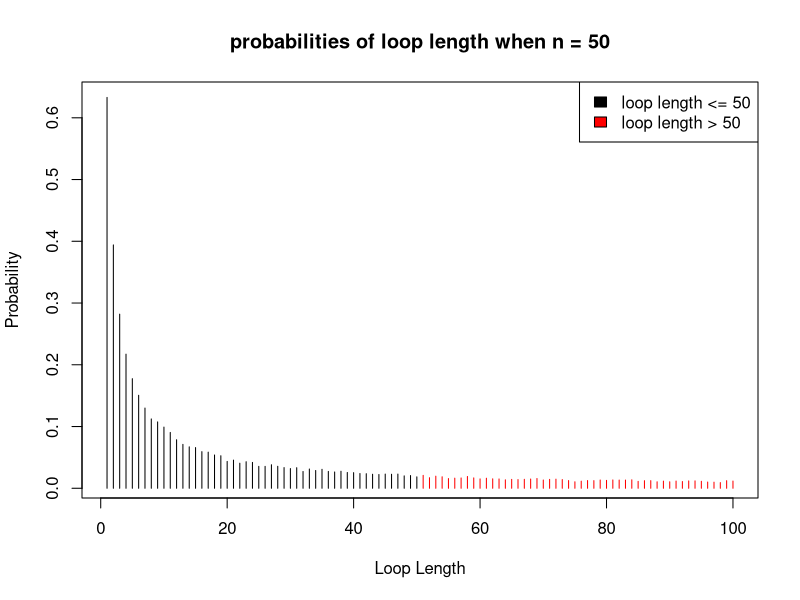

Source code (R):

"
Group member1: Rui Zeng      ID:s2298181
Group member2: Lifu Zheng    ID:s2314868
Group member3: Sihan Liu     ID:s2337553

Github Repo: https://github.com/Rae0519/proj2.git

Contribution:
Task 1, 2, 3 and 4 were completed by Member 3 and Member 2.
Task 5, 6 were completed by Member 1.
We both add comments and integrate the code.
Every group member has made contribution to the final code. We all completed the practical work in our own way.
The proportion of contribution is roughly equal in our group.
"


"
Overview:
The project focuses on the simulation of prisoner problem. The prisoners will have opportunities to be free.
Let assume there are 2n prisoners with their unique numbers. Each prisoner will give a chance to choose n boxes from
2n boxes. Each boxes has a random and unique number card from 1 to 2n. If all 2n prisoners can find their number cards 
successfully by opening a maximum on n boxes, they all go free. It seems that this task is impossible but under a strategy,
prisoners will have a reasonably good chance to have freedom. Let us see how that works and the reason of that. 
"


"
There are three possible strategies to be attempted:

1) The prisoner starts at the box with their number k on it. If card in that box is not their prisoner number, 
   they go to box with that number on previous card, open it and repeat the process until they have either found the card 
   with their number on it, or opened n boxes without finding it.
   
2) As strategy 1, but starting from a randomly selected box.

3) They open n boxes at random, checking each card for their number.
"


"
Fisrtly we need to find the probability of each prisoner to find their card and the probability of all prisoners getting 
free under each strategy.
"


" 
success() is to decide whether the prisoner or prisoners can go free, using loop to traverse 'p' prisoners according to three strategies.

Inputs are n (the half number of prisoner), k (the prisoner’s number), p (the number of prisoners who enter the room), strategy (1, 2 or 3)
The output will the logical object(0/1): whether the prisoner or prisoners go free.

General step:
To determine whether all prisoners find their numbers (card == prisoner[i]) under each strategy, we create a vector 'found' to record (0/1)
whether each prisoner succeeds. If the summation of vector 'found' is equal to the number of prisoners (sum(found) == p), it means prisoners 
who enter the room all find their cards.
"

success <- function(n, k, p, strategy) {  
  prisoner = sample(1:(2 * n))                # random sample of 2n prisoner numbers with no repeat, create the sequence to enter the room
  if (p == 1) {
    prisoner[1] = k                           # if only one prisoner enter, then the first and unique prisoner number is 'k'
  }
  found = rep(0, p)                           # create a p-vector with value zero.
  box = sample(1:(2 * n))                     # random sample of 2n boxes number with no repeat, then cards are randomly placed one in each box.
  
  # strategy 1
  if (strategy == 1) {
    for (i in 1:p) {                          # the loop will stop until 'p' prisoners found they cards
      card = box[prisoner[i]]                 # find the card number in the box of 'prisoner[i]'
      for (time in 1:n) {                     # open at most n boxes
        if (card == prisoner[i]) {            # card number is equal to 'prisoner[i]'
          found[i] = 1                        # successfully find the card
          break                               # end 'time' loop
        }
        card = box[card]                      # otherwise continue to find the card in box of last card number
      }
    }
  }
  
  # strategy 2 
  else if (strategy == 2) {                   # the structure is similar to strategy 1
    for (i in 1:p) {
      card = sample(1:(2 * n), 1)             # decide the first open box randomly, so the card number is random too
      for (time in 1:n) {
        if (card == prisoner[i]) {            
          found[i] = 1                        # Notice: for strategy 2, the loop (e.g the card in box 4 is 5 and the card in box 5 is 4) 
          break                               #         may happen. Under this situation, the prisoner will constantly open box 4 and 5 
        }                                     #         until time n to open boxes. It means he doesn't find his number and is failed.
        card = box[card]
      }
    }
  }
  
  # strategy 3
  else if (strategy == 3) {
    for (i in 1:p) {                                        # random open n boxes is equal to randomly select n numbers in [1, 2n]    
      found[i] = prisoner[i] %in% sample(1:(2*n), n)        # %in% is to check whether the ith prisoner number is in those n selected numbers.
    }                                                       # if 'prisoner[i]' is in those numbers, it means the ith prisoner finds his card.
  }                                                           
 
  sum(found) == p  # if all 'p' prisoners find their cards then the summation of vector 'found' is equal to 'p'
}                  # if it's True return 1, and False return 0



" 
Pone() is to estimate the probability of a single prisoner succeeding in finding his number under each strategy.
It takes n (the half number of prisoner), k (the prisoner’s number), strategy (1, 2 or 3), 
nreps(the number of replicate simulations, default=10000) as arguments.
The output will be the probability after simulation (success_times / nrep).
"


Pone <- function(n, k, strategy, nreps = 10000) {
  success_times = 0                                                  # 'success_times' defines the number of success.
  for (i in 1:nreps) {                                               # simulate 'nreps' times
    success_times = success_times + success(n, k, 1, strategy)       # accumulate the times of success during simulation
  }                                                                  # apply 'success' function to determine whether the prisoner can find his card in one simulation
  success_times / nreps                                              # calculate the probability of success
}


" 
Pall() is to estimate the probabilities of all prisoners finding their number under each strategy
It takes n (the half number of prisoner), strategy (1, 2 or 3), nreps (the number of replicate simulations, default=10000) as arguments.
The output will be the probability after simulation (success_times / nrep).
"

Pall <- function(n, strategy, nreps = 10000) {
  all_success = 0                                                    # 'all_success' defines the times that all prisoners succeed
  for (i in 1:nreps) {
    all_success = all_success + success(n, 1, 2 * n, strategy)       # ccumulate the times of success during simulation
  }                                                                  # apply 'success' function to determine whether 2n prisoners can all find their cards in one simulation
  all_success / nreps                                                # calculate the probability of success
}


# example code

# individual probability (n = 5, k = 3, nreps = 10000)
Pone(5, 3, 1)                # one possible result: 0.4991
Pone(5, 3, 2)                # one possible result: 0.4044
Pone(5, 3, 3)                # one possible result: 0.5033

# individual probability (n = 50, k = 63, nreps = 10000)
Pone(50, 63, 1)              # one possible result: 0.5078          
Pone(50, 63, 2)              # one possible result: 0.38  
Pone(50, 63, 3)              # one possible result: 0.4996


# joint probability (n = 5, nreps = 10000)
Pall(5,1)                    # one possible result:0.3487
Pall(5,2)                    # one possible result:1e-04
Pall(5,3)                    # one possible result:7e-04

# joint probability (n = 50, nreps = 10000)
Pall(50, 1)                  # one possible result:0.3119
Pall(50, 2)                  # one possible result:0
Pall(50, 3)                  # one possible result:0



"
Comment:
Through 'Pall' function, we can find that the prisoners through using strategy 1 can escape together with a probability of approximately 0.31. 
This is a surprising result because from the function 'Pone', we can see that the probability of each individual escaping is about 0.5. 
If we consider them to be independent of each other, the probability that they escape together is 0.5^(100), which is nearly 0. 

Reflecting on the problem itself, we can find that the prisoners are independent of each other only under the following circumstance: 
when each prisoner leaves and we immediately determine the position of the box and card randomly. If the room is returned exactly to its original state 
after each prisoner leaves, they all operate in the same sequence with boxes and cards. Consequently, they are not independent of each other. 

Then, we will consider under what circumstance can the prisoners escape together. Through mathematical argument, we can have the following supposition.
For 2n prisoners, if there is no loop greater than n boxes and cards, all prisoners can escape together.

Next, we try to run the code to prove our supposition.
"



"
In order to find the reason why such a high probability under join success probabilities happen,
we try to find the loops( when u[u[· · · u[u[k]] · · · ]] = k) when randomly shuffling cards.

'dloop' function is to estimate the probability of each loop length from 1 to 2n 
occurring at least once in a random shuffling of cards to boxes.

The function takes 'n' (the half number of card) and 'nrep' (the number of replicate simulations, default value is 10000) as input.
Then output the 2n-vector of probabilities.

General Step:
To compute the probability for each loop length, we need to count the existence of loops in one shuffling.
Open the boxes (2n times) similar to strategy 1 for each prisoner k (2n prisoners in total). 
Count 1 for that loop when the prisoner finds his card. 
(Notice: only count 1 even if two prisoners find their numbers through the same loop length under one random shuffling.)
Then, simulating the shulffing card for 'nreps' times.
Finally, calculate the probability for 2n loops.(count numbers of each loop/nreps)
"



dloop <- function(n, nreps = 10000){
  d_prob <- rep(0, 2*n)                     # 'd_prob' is a 2n-vector with value 0. 
                                            # It is to count the occurrence of each loop.
  
  for (m in 1:nreps){                       # loop through 'nreps' times of shuffling
    u <- sample(1:(2*n))                    # randomly choose 2n cards in [1, 2n] without repeating.
    k <- sample(1:(2*n))                    # randomly choose 2n prisoners in [1, 2n] without repeating.
    success <- rep(0, 2*n)                  # 'success' is a 2n-vector with value 0 for counting the occurrence of each loop in one random shuffling.
    
    for (i in 1:(2*n)){                     # loop through 2n prisoner in one shuffling 
      card = u[k[i]]                        # choose the card in the box of the ith prisoner number k[i].
      
      for(length_loop in 1:(2*n)){          # loop through each 'loop' (u[u[·u[u[k]]·]] = k)
        
        if (card == k[i]){                  # Run if the 'loop' occurrs: the prisoner number is found.
          success[length_loop] = 1          # count 1 for the occurrence of that 'loop' at least once in one random shuffling.
          break                             # end 'length_loop' loop 
        }
        card = u[card]                      # open the next box
      }                              
    }                            
    d_prob <- d_prob + success              # accumulate the existence of 'loop' in all shufflings.
  }                                  
  d_prob/nreps                              # calculate the probabilities of 'loop' 
}                                           # it is also the return value of the function.


# example code for 'dloop' function when n = 50 and nreps = 10000 (default).

dloop_probability <- dloop(50)


# We find the probability that there is no loop longer than 50 ([51:100]) in a random reshuffling of cards to boxes.

1 - sum( dloop_probability[51:100] )

# one possible result: 0.3111. 
# It is similar to the result of joint success probabilities of strategy 1.
# It makes sense. When all prisoners all go free under strategy 1, it means no prisoner opens more than n boxes (here n = 50).
# It is the same question as the probability that there is no loop > 50.


# Let us to see the graph in bar chart.
cols <-  rep(c("black", "red"), each = 50)
plot(dloop_probability,type = "h", xlab ="Loop Length",ylab="Probability", main = "probabilities of loop length when n = 50", col = cols)
legend("topright", legend = c("loop length <= 50", "loop length > 50"), fill = c("black", "red"))
# The trend of the probabilities seems like the function of 1/x. The probabilities decrease with the growth of loop length.



